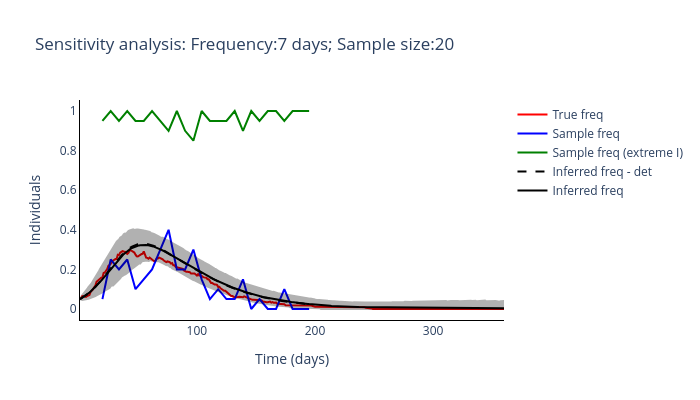

The notebook cell saved with this chart:
### Markdown cell above
#### Run optimisation-based inference method for multiple sampling protcols

### Code cell
routine_run(freq_samplying_range[2], sample_size_range[0])

### Figure 1 — Plotly figure (JSON) as saved in the notebook; plotly's stock layout.template omitted (floating-point values rounded to 4 significant figures; data arrays with more than 128 entries replaced by an {"elided": "..."} marker saying what was removed)
{"data": [{"line": {"color": "red"}, "mode": "lines", "name": "True freq", "type": "scatter", "x": {"elided": "360 int values"}, "y": {"elided": "360 float values"}}, {"line": {"color": "blue"}, "mode": "lines", "name": "Sample freq", "type": "scatter", "x": [20, 27, 34, 41, 48, 55, 62, 69, 76, 83, 90, 97, 104, 111, 118, 125, 132, 139, 146, 153, 160, 167, 174, 181, 188, 195], "y": [0.05, 0.25, 0.2, 0.25, 0.1, 0.15, 0.2, 0.3, 0.4, 0.2, 0.2, 0.3, 0.15, 0.05, 0.1, 0.05, 0.05, 0.15, 0, 0.05, 0, 0, 0.1, 0, 0, 0]}, {"line": {"color": "green"}, "mode": "lines", "name": "Sample freq (extreme I)", "type": "scatter", "x": [20, 27, 34, 41, 48, 55, 62, 69, 76, 83, 90, 97, 104, 111, 118, 125, 132, 139, 146, 153, 160, 167, 174, 181, 188, 195], "y": [0.95, 1, 0.95, 1, 0.95, 0.95, 1, 0.95, 0.9, 1, 0.9, 0.85, 1, 0.95, 0.95, 0.95, 1, 0.9, 1, 0.95, 1, 1, 0.95, 1, 1, 1]}, {"line": {"color": "black", "dash": "dash"}, "mode": "lines", "name": "Inferred freq - det", "type": "scatter", "x": {"elided": "360 int values"}, "y": {"elided": "195 float values"}}, {"line": {"color": "black"}, "mode": "lines", "name": "Inferred freq", "type": "scatter", "x": {"elided": "360 int values"}, "y": {"elided": "360 float values"}}, {"fill": "toself", "fillcolor": "black", "line": {"color": "black"}, "mode": "lines", "name": "Inferred freq", "opacity": 0.3, "showlegend": false, "type": "scatter", "x": {"elided": "720 int values"}, "y": {"elided": "720 float values"}}], "layout": {"height": 400, "plot_bgcolor": "white", "title": {"text": "Sensitivity analysis: Frequency:7 days; Sample size:20"}, "width": 700, "xaxis": {"linecolor": "black", "title": {"text": "Time (days)"}}, "yaxis": {"linecolor": "black", "title": {"text": "Individuals"}}}}
